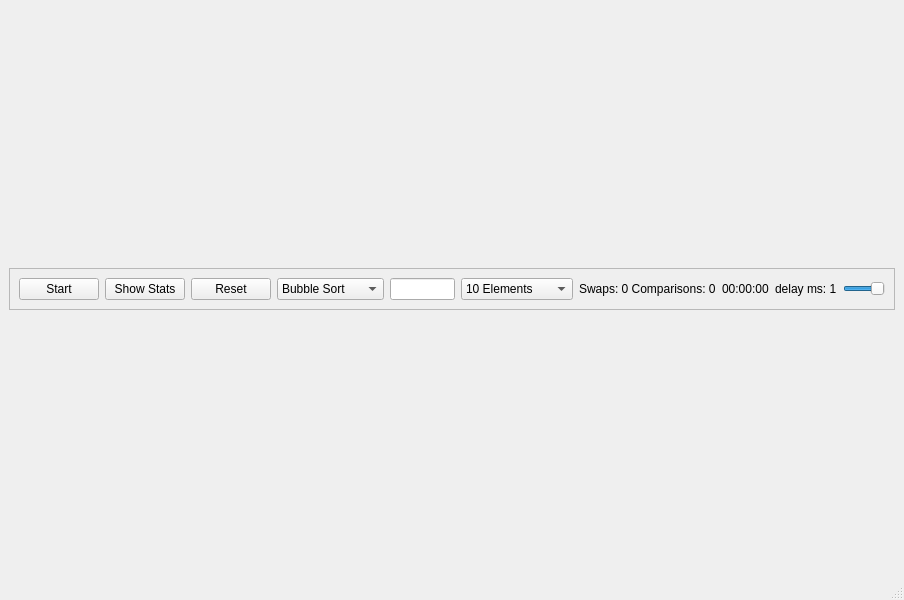
<?xml version="1.0" encoding="UTF-8"?>
<ui version="4.0">
 <class>MainWindow</class>
 <widget class="QMainWindow" name="MainWindow">
  <property name="geometry">
   <rect>
    <x>0</x>
    <y>0</y>
    <width>904</width>
    <height>600</height>
   </rect>
  </property>
  <property name="windowTitle">
   <string>Sorting Visualizer</string>
  </property>
  <widget class="QWidget" name="centralwidget">
   <layout class="QVBoxLayout" name="verticalLayout">
    <item>
     <widget class="QFrame" name="controlFrame">
      <property name="sizePolicy">
       <sizepolicy hsizetype="Preferred" vsizetype="Maximum">
        <horstretch>0</horstretch>
        <verstretch>0</verstretch>
       </sizepolicy>
      </property>
      <property name="frameShape">
       <enum>QFrame::StyledPanel</enum>
      </property>
      <property name="frameShadow">
       <enum>QFrame::Raised</enum>
      </property>
      <layout class="QHBoxLayout" name="horizontalLayout">
       <item>
        <widget class="QPushButton" name="startButton">
         <property name="text">
          <string>Start</string>
         </property>
        </widget>
       </item>
       <item>
        <widget class="QPushButton" name="statsButton">
         <property name="text">
          <string>Show Stats</string>
         </property>
        </widget>
       </item>
       <item>
        <widget class="QPushButton" name="resetButton">
         <property name="text">
          <string>Reset</string>
         </property>
        </widget>
       </item>
       <item>
        <widget class="QComboBox" name="algorithmComboBox">
         <item>
          <property name="text">
           <string>Bubble Sort</string>
          </property>
         </item>
         <item>
          <property name="text">
           <string>Selection Sort</string>
          </property>
         </item>
         <item>
          <property name="text">
           <string>Insertion Sort</string>
          </property>
         </item>
         <item>
          <property name="text">
           <string>Quick Sort</string>
          </property>
         </item>
         <item>
          <property name="text">
           <string>Merge Sort</string>
          </property>
         </item>
         <item>
          <property name="text">
           <string>Shell Sort</string>
          </property>
         </item>
         <item>
          <property name="text">
           <string>Linear Search</string>
          </property>
         </item>
         <item>
          <property name="text">
           <string>Binary Search</string>
          </property>
         </item>
        </widget>
       </item>
       <item>
        <widget class="QLineEdit" name="findEdit">
         <property name="clearButtonEnabled">
          <bool>false</bool>
         </property>
        </widget>
       </item>
       <item>
        <widget class="QComboBox" name="sizeComboBox">
         <item>
          <property name="text">
           <string>10 Elements</string>
          </property>
         </item>
         <item>
          <property name="text">
           <string>100 Elements</string>
          </property>
         </item>
         <item>
          <property name="text">
           <string>1000 Elements</string>
          </property>
         </item>
        </widget>
       </item>
       <item>
        <widget class="QLabel" name="statsLabel">
         <property name="text">
          <string>Swaps: 0 Comparisons: 0</string>
         </property>
        </widget>
       </item>
       <item>
        <widget class="QLabel" name="timeLabel">
         <property name="text">
          <string>00:00:00</string>
         </property>
        </widget>
       </item>
       <item>
        <widget class="QLabel" name="speedLabel">
         <property name="text">
          <string>delay ms: 1</string>
         </property>
        </widget>
       </item>
       <item>
        <widget class="QSlider" name="speedSlider">
         <property name="minimum">
          <number>1</number>
         </property>
         <property name="maximum">
          <number>100</number>
         </property>
         <property name="value">
          <number>100</number>
         </property>
         <property name="orientation">
          <enum>Qt::Horizontal</enum>
         </property>
        </widget>
       </item>
      </layout>
     </widget>
    </item>
   </layout>
  </widget>
  <widget class="QStatusBar" name="statusbar"/>
 </widget>
 <resources/>
 <connections/>
</ui>
